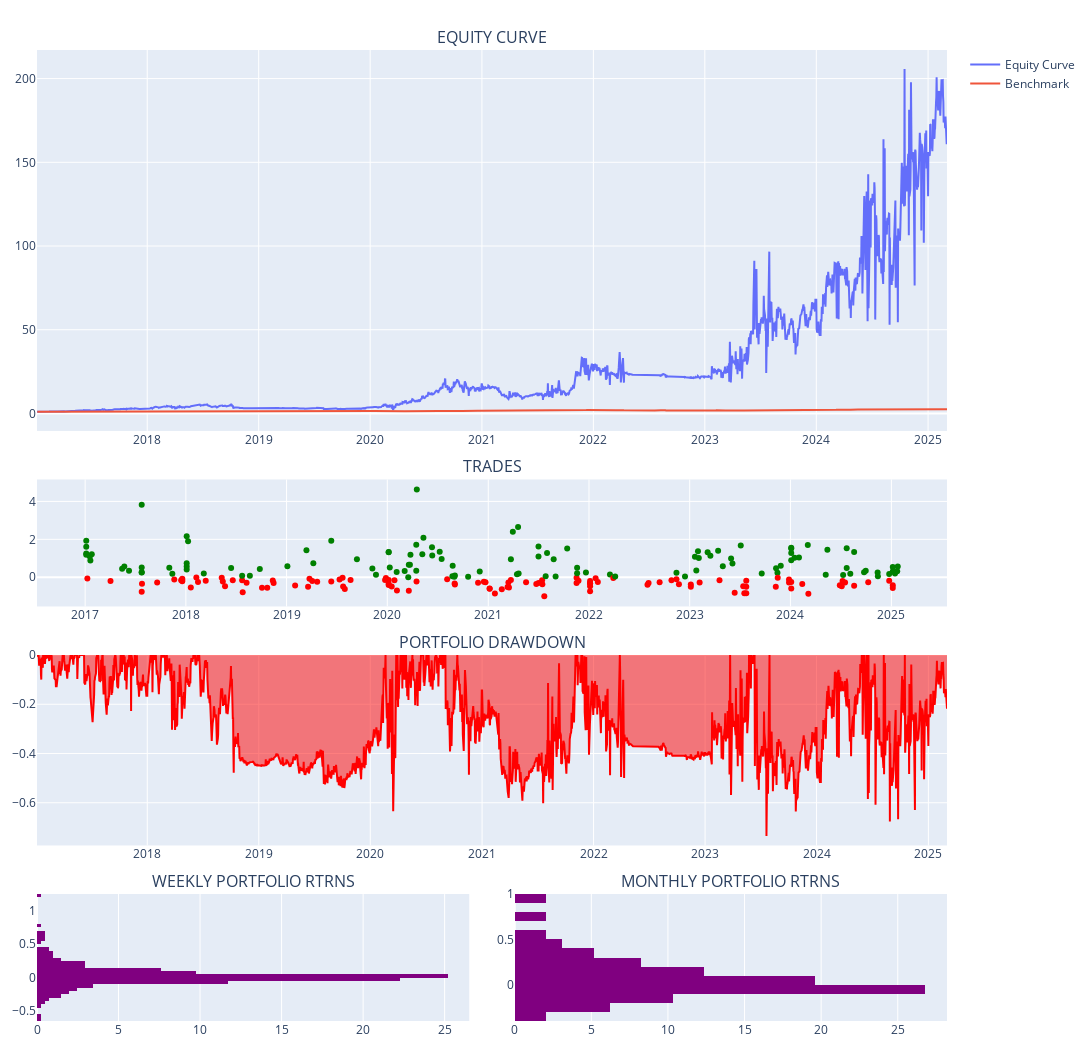

This figure's notebook cell:
### Code cell
option_aggregator_base.plot_portfolio()

### Figure 1 — Plotly figure (JSON) as saved in the notebook; plotly's stock layout.template omitted (floating-point values rounded to 4 significant figures; data arrays with more than 128 entries replaced by an {"elided": "..."} marker saying what was removed)
{"data": [{"name": "Equity Curve", "showlegend": true, "type": "scatter", "x": {"elided": "2120 str values"}, "xaxis": "x", "y": {"elided": "2120 float values"}, "yaxis": "y"}, {"name": "Benchmark", "showlegend": true, "type": "scatter", "x": {"elided": "2129 str values"}, "xaxis": "x", "y": {"elided": "2129 float values"}, "yaxis": "y"}, {"customdata": {"elided": "225 int values"}, "hovertemplate": "<b>%{text}</b><br><br>Date: %{x}<br>Size: %{customdata}<br>PnL: %{y}<br>", "marker": {"color": {"elided": "225 str values"}}, "mode": "markers", "name": "Ticker", "showlegend": false, "text": {"elided": "225 str values"}, "type": "scatter", "x": {"elided": "225 str values"}, "xaxis": "x2", "y": {"elided": "225 float values"}, "yaxis": "y2"}, {"fill": "tozeroy", "line": {"color": "red"}, "name": "Drawdown", "showlegend": false, "type": "scatter", "x": {"elided": "2120 str values"}, "xaxis": "x3", "y": {"elided": "2120 float values"}, "yaxis": "y3"}, {"histnorm": "percent", "marker": {"color": "purple"}, "showlegend": false, "type": "histogram", "xaxis": "x4", "y": {"elided": "410 float values"}, "yaxis": "y4"}, {"histnorm": "percent", "marker": {"color": "purple"}, "showlegend": false, "type": "histogram", "xaxis": "x5", "y": [null, 0.07736, 0.09056, 0.08365, 0.3587, -0.09023, 0.164, 0.1479, 0.01417, 0.181, -0.0348, -0.04977, 0.5781, 0.03891, 0.009971, -0.1144, 0.1897, 0.1279, -0.2731, 0.3235, 0.002956, -0.3217, -0.04044, -0.01767, 0.03345, 0.0457, -0.06111, 0.02214, -0.09808, 0.07987, -0.005857, -0.06458, -0.09171, 0.118, 0.02695, 0.1392, 0.0709, 0.2513, 0.195, 0.2572, 0.06847, 0.3511, 0.276, 0.411, -0.07898, -0.1604, 0.09467, 0.1556, -0.1363, -0.1665, -0.2224, 0.1621, -0.09324, 0.1422, -0.1181, 0.4717, -0.2298, 0.2588, 0.9201, -0.1163, -0.01088, -0.02096, 0.106, -0.1282, -0.01443, 0, -0.04429, -0.01774, -0.003091, 0.005165, 0.01674, 0.08436, -0.07234, 0.5485, -0.04638, 0.2576, 0.2298, 0.902, -0.3609, -0.2315, -0.1483, 0.3569, 0.2389, -0.06149, 0.3563, -0.04004, -0.125, -0.01477, 0.7886, -0.2785, -0.1009, 0.2801, 0.7066, -0.2554, -0.03991, 0.4794, -0.09965, -0.06923], "yaxis": "y5"}], "layout": {"annotations": [{"font": {"size": 16}, "showarrow": false, "text": "EQUITY CURVE", "x": 0.5, "xanchor": "center", "xref": "paper", "y": 1.0, "yanchor": "bottom", "yref": "paper"}, {"font": {"size": 16}, "showarrow": false, "text": "TRADES", "x": 0.5, "xanchor": "center", "xref": "paper", "y": 0.5577, "yanchor": "bottom", "yref": "paper"}, {"font": {"size": 16}, "showarrow": false, "text": "PORTFOLIO DRAWDOWN", "x": 0.5, "xanchor": "center", "xref": "paper", "y": 0.3769, "yanchor": "bottom", "yref": "paper"}, {"font": {"size": 16}, "showarrow": false, "text": "WEEKLY PORTFOLIO RTRNS", "x": 0.2375, "xanchor": "center", "xref": "paper", "y": 0.1308, "yanchor": "bottom", "yref": "paper"}, {"font": {"size": 16}, "showarrow": false, "text": "MONTHLY PORTFOLIO RTRNS", "x": 0.7625, "xanchor": "center", "xref": "paper", "y": 0.1308, "yanchor": "bottom", "yref": "paper"}], "height": 1050, "hovermode": "x unified", "margin": {"b": 20, "l": 15, "r": 15, "t": 50}, "paper_bgcolor": "WHITE", "width": 1200, "xaxis": {"anchor": "y", "domain": [0, 1]}, "xaxis2": {"anchor": "y2", "domain": [0, 1]}, "xaxis3": {"anchor": "y3", "domain": [0, 1]}, "xaxis4": {"anchor": "y4", "domain": [0, 0.475]}, "xaxis5": {"anchor": "y5", "domain": [0.525, 1]}, "yaxis": {"anchor": "x", "domain": [0.6077, 1.0]}, "yaxis2": {"anchor": "x2", "domain": [0.4269, 0.5577]}, "yaxis3": {"anchor": "x3", "domain": [0.1808, 0.3769]}, "yaxis4": {"anchor": "x4", "domain": [0, 0.1308]}, "yaxis5": {"anchor": "x5", "domain": [0, 0.1308]}}}
